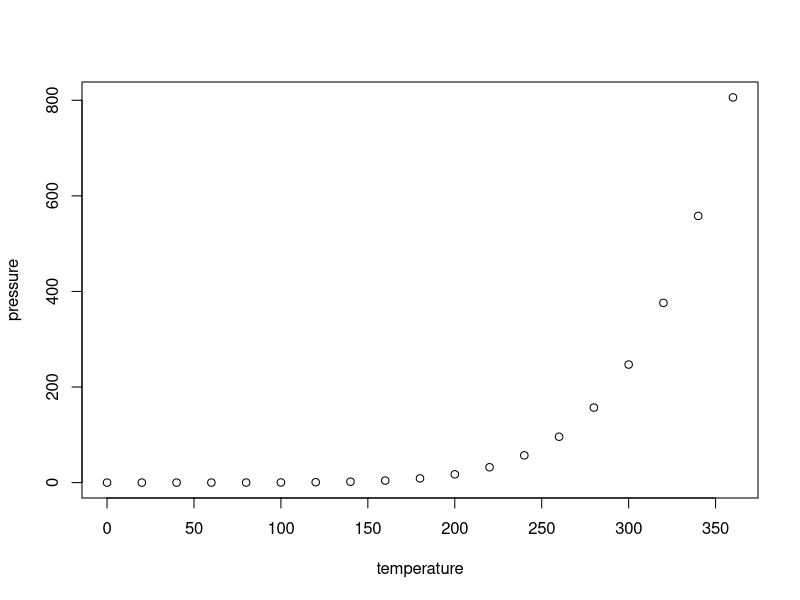
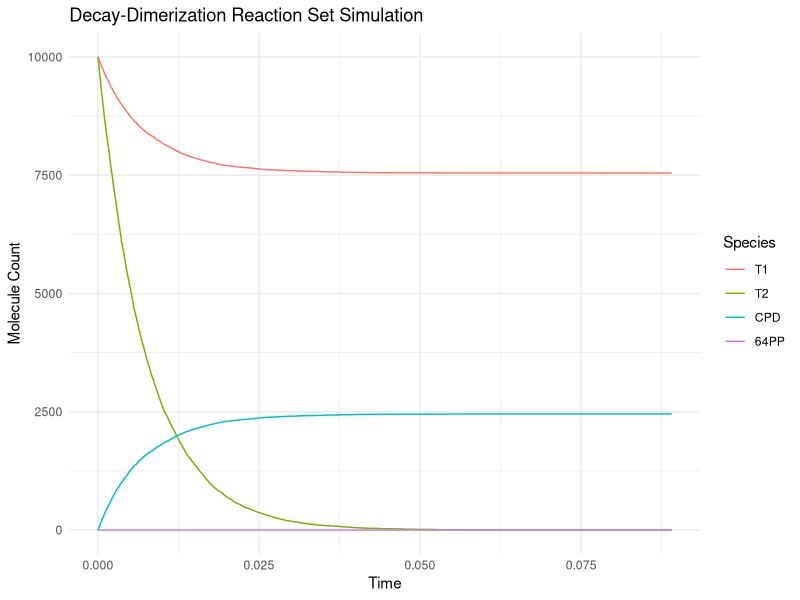

Recreate these plots in R, in order.
## ---- chunk 1
knitr::opts_chunk$set(echo = TRUE)
## ---- chunk 2
summary(cars)
## ---- chunk 3
plot(pressure)
## ---- chunk 4
# Load required libraries
if (!require("reshape2")) install.packages("reshape2")
if (!require("ggplot2")) install.packages("ggplot2")
library(reshape2)
library(ggplot2)

# Define reaction rates
c1 <- (1 - (37 + 2) / 1e6) * 100   # No dimerization occurs
c2 <- (37 / 1e6) * 100             # Formation of CPD
c3 <- (2 / 1e6) * 100              # Formation of 64-PP

# Initial state
state <- c(T1 = 10000, T2 = 10000, CPD = 0, `64PP` = 0)

# Define propensity functions
propensities <- function(state) {
  c(
    c1 * state["T2"],               # Reaction 1
    c2 * state["T1"] * state["T2"], # Reaction 2
    c3 * state["T2"]                # Reaction 3
  )
}

# Gillespie simulation function
simulate_gillespie <- function(state, max_time) {
  # Initialize time and output data frame
  time <- 0
  output <- data.frame(
    Time = numeric(0),
    T1 = numeric(0),
    T2 = numeric(0),
    CPD = numeric(0),
    `64PP` = numeric(0)
  )
  
  # Record the initial state
  initial_row <- c(Time = time, state)
  output <- rbind(output, as.data.frame(t(initial_row), stringsAsFactors = FALSE))
  
  while (time < max_time) {
    # Calculate propensities
    props <- propensities(state)
    total_prop <- sum(props)
    
    # Stop if no reactions can occur
    if (total_prop == 0) break
    
    # Time to next reaction
    delta_t <- rexp(1, rate = total_prop)
    time <- time + delta_t
    
    # Select which reaction occurs
    reaction <- sample(length(props), 1, prob = props)
    
    # Update state based on reaction
    if (reaction == 1) state["T2"] <- state["T2"] - 1
    if (reaction == 2) {
      state["T1"] <- state["T1"] - 1
      state["T2"] <- state["T2"] - 1
      state["CPD"] <- state["CPD"] + 1
    }
    if (reaction == 3) {
      state["T2"] <- state["T2"] - 1
      state["64PP"] <- state["64PP"] + 1
    }
    
    # Record the new state
    new_row <- c(Time = time, state)
    output <- rbind(output, as.data.frame(t(new_row), stringsAsFactors = FALSE))
  }
  
  # Convert columns to numeric for consistency
  output[] <- lapply(output, as.numeric)
  return(output)
}

# Run the simulation
max_time <- 1000
simulation <- simulate_gillespie(state, max_time)

## ---- chunk 5
# Reshape data for plotting
simulation_long <- melt(simulation, id.vars = "Time")

# Plot results
ggplot(simulation_long, aes(x = Time, y = value, color = variable)) +
  geom_line() +
  labs(
    title = "Decay-Dimerization Reaction Set Simulation",
    x = "Time",
    y = "Molecule Count",
    color = "Species"
  ) +
  theme_minimal()

## ---- chunk 6
# Display the first few rows of the simulation data
knitr::kable(head(simulation), format = "html", caption = "Simulation Results (First Few Rows)")
